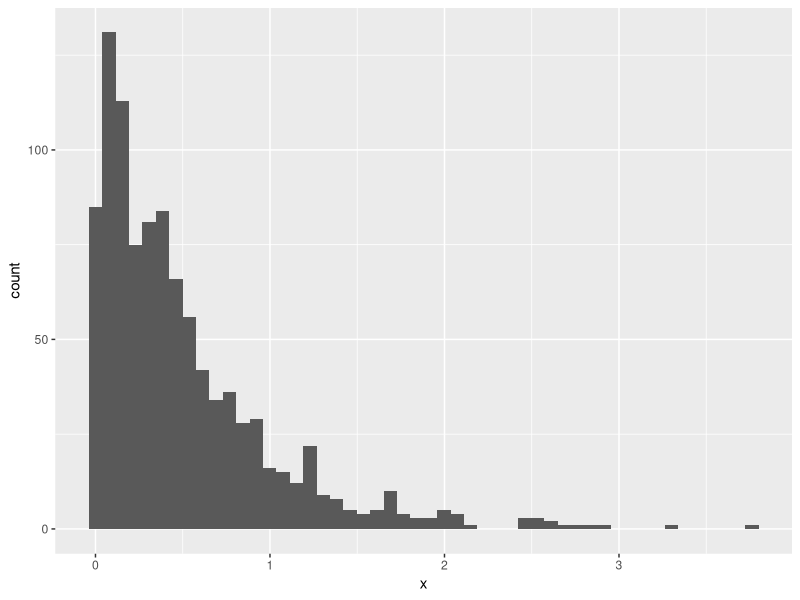
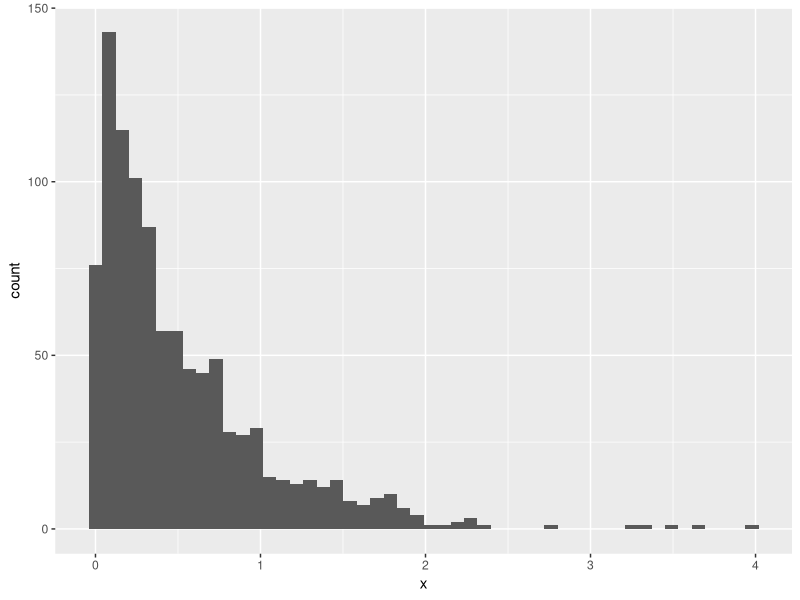

Source code (R) for these figures, in order:
# # # #
# Problem 1: Stuff w/ a trucated distribution...
#
# Author: A Walker
# # # #
library(ggplot2)

# 1: How would you generate from an exponential trucated interval to the
#    interval [0,b] using accept-reject scheme? Try for lambda = 2, b = 5
N <- 1e3
u <- runif(N)
lambda <- 2; a <- 0; b <- 5

# Map to standard exponential distrib...
x <- (-1/lambda)*log(1-u*(1-exp(-lambda*b)))
x <- -1/lambda*log(u)
x <- x[x<=b] # Then truncate...

# Then plot
ggplot(data.frame(x))+geom_histogram(aes(x=x), bins=50)

# 2: Can you use the inverse CDF transformation here? (yes)
N <- 1e3
u <- runif(N)
lambda <- 2; b <- 5 # we don't need a, see math

# By math we can get the inverse with...
x <- (-1/lambda)*log(1-u*(1-exp(-lambda*b)))
ggplot(data.frame(x))+geom_histogram(aes(x=x), bins=50)
